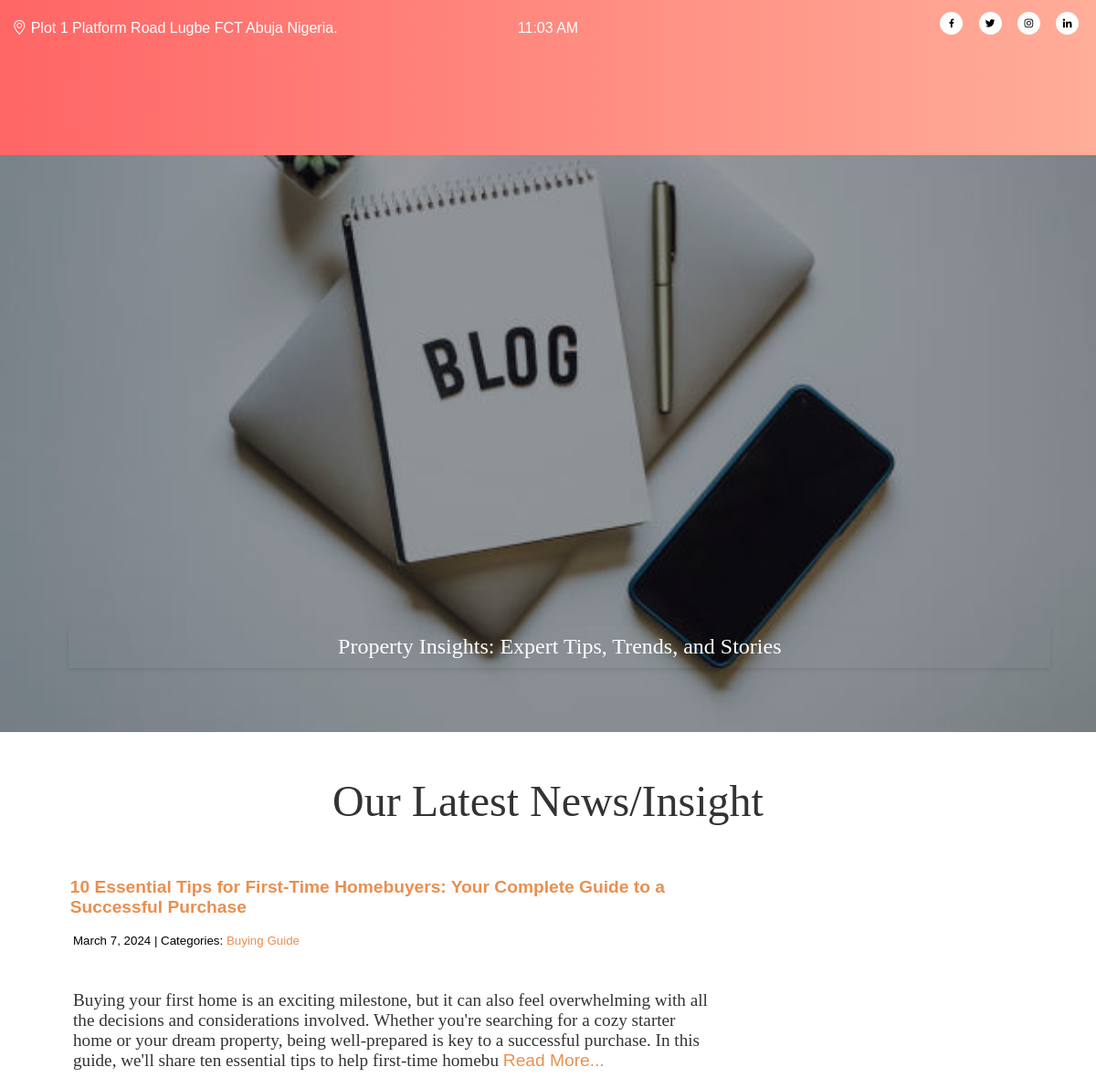
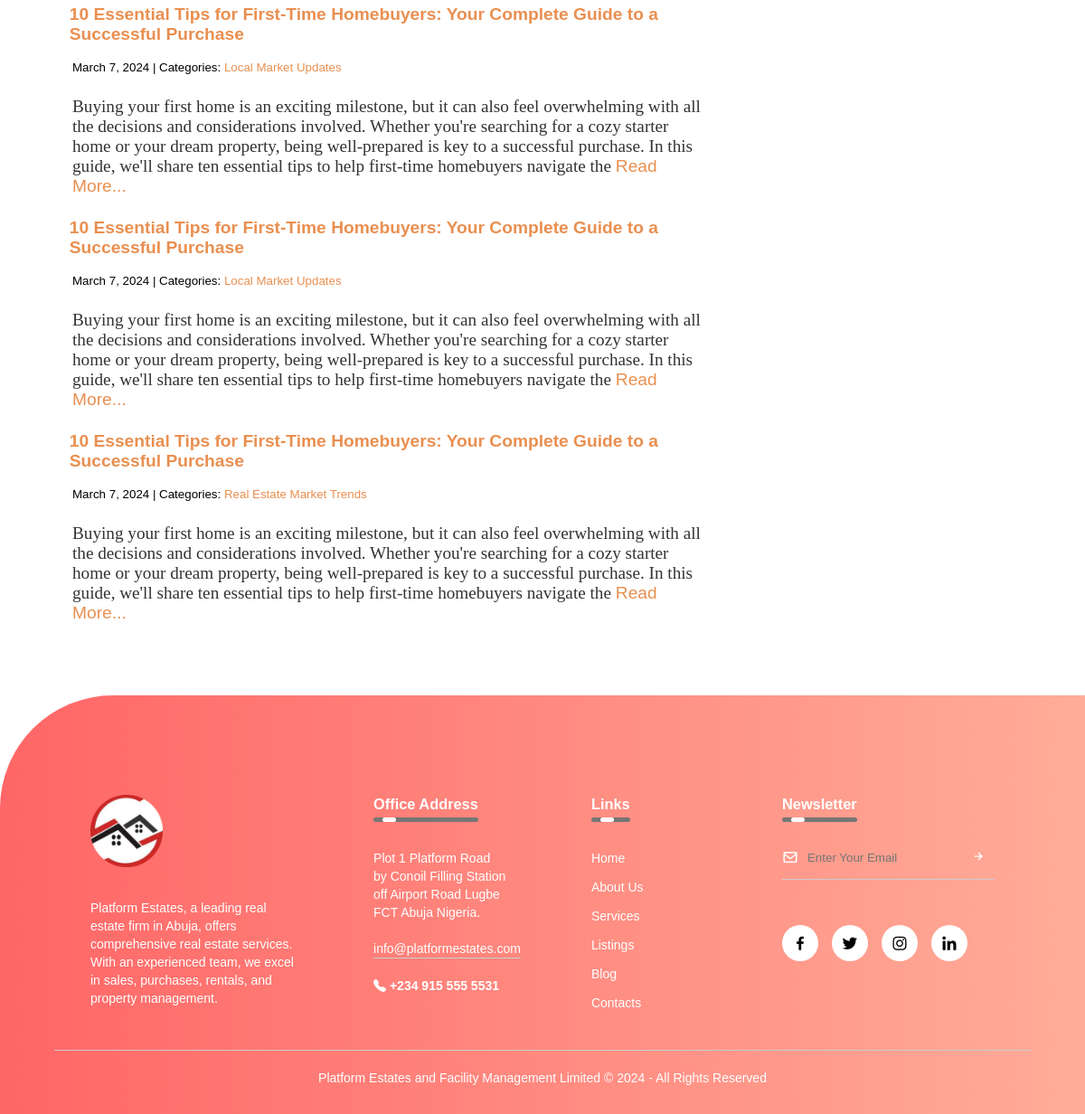
Screenshot of /blog/ with the database file from the repository (2 pictures, top to bottom).
### estates/models.py (models this page shows, shortened)
class Post(models.Model):
    title = models.CharField(max_length = 300)
    body = models.TextField()
    image = models.ImageField(upload_to = 'media/', null = True, blank = True)
    image_1 = models.ImageField(upload_to='media/', null = True, blank = True)
    date_created = models.DateTimeField(auto_now_add = True)
    categories = models.ManyToManyField('Category', related_name = 'posts')

class Category(models.Model):
    name = models.CharField(max_length = 50)
    class Meta:
        verbose_name_plural = 'Categories'

### estates/views.py (the view)
# urls.py: path('blog/', views.blog_list, name = 'blog'),
def blog_list(request):
    current_datetime = datetime.now()
    posts = Post.objects.all().order_by('-date_created')
    newsletter = NewsletterForm()
    context = {
                'posts': posts,
                'title': 'Property Insights: Expert Tips, Trends, and Stories',
                'date': current_datetime,
                'newsletter': newsletter,
            }
    return render(request, 'pages/blog.html', context)

### estates/forms.py
class NewsletterForm(forms.ModelForm):
    class Meta:
        model = Newsletter
        fields = ['email']

### estates/templates/pages/blog.html (shortened to what this page needs)
{% load static %}
<!DOCTYPE html>
<html>
    <head>
        <link rel = 'stylesheet' href='https://unpkg.com/boxicons@2.1.4/css/boxicons.min.css'>
        <link rel = 'stylesheet' href='https://cdn.jsdelivr.net/npm/bootstrap-icons@1.11.3/font/bootstrap-icons.min.css'>
        <link rel = 'stylesheet' href ='{% static 'head_foot.css' %}'>
        <link rel = 'stylesheet' href  ='{% static 'blog.css' %}'>
    </head>
    <body>
        <div class = 'container'>
            <div class = 'pre_head'>
                <p> <span class = 'address'> <i class="bi bi-geo-alt"></i> Plot 1 Platform Road Lugbe FCT Abuja Nigeria.</span>
                    <span class = 'date'> {{ date|date:'H:i A' }} </span>
                    <span class = 'profile_links'>
                    <a href = 'https://www.facebook.com/profile.php?id=100089944118473'><i class='bx bxl-facebook'></i></a>
		            <a href = 'https://twitter.com/Platformestate3'><i class='bx bxl-twitter'></i></a>
		            <a href = 'https://www.instagram.com/platformestate/'><i class='bx bxl-instagram'></i></a>
		            <a href = 'https://ng.linkedin.com/in/platform-estates-bb3751263'><i class='bx bxl-linkedin'></i></a>
                    </span>
                </p>
            </div>
    <header>
	    <div class="logo">
            <a href='/'><img src="{% static 'platform_logo (2).png' %}" alt="Platform Logo" class = 'logo'></a>
        </div>
	    <nav>
		    <ul>
			    <li><a href = '/' class = 'active'> Home </a></li>
			    <li><a href = '{% url 'about_us' %}'> About Us </a></li>
			    <li><a href = '{% url 'services' %}'> Services </a></li>
			    <li><a href = '{% url 'listings' %}'> Listings </a></li>
			    <li><a href = '{% url 'blog' %}'> Blog </a></li>
			    <li><a href = '{% url 'contact' %}'> Contacts </a></li>
		    </ul>
	    </nav>
        <div class = 'quote'><p> Property Insights: Expert Tips, Trends, and Stories </p></div>
    </header>
        <h2> Our Latest News/Insight </h2>
        <div class = 'blog'>
            {% block posts %}
                {% for post in posts %}
                <div class = ''>
                    <h3><a href = '{% url 'blog_detail' post.pk %}'>{{ post.title }}</a></h3>
                    <div class = 'small'><small>
                        {{ post.date_created.date }} | Categories:
                        {% for category in post.categories.all %}
                            <a href = '{% url 'blog_category' category.name %}'> {{ category.name }}</a>
                        {% endfor %}
                    </small></div>
                    <div class = 'blog_content'>
                        <p> {{ post.body | slice:'350' | safe }} <a href = '{% url 'blog_detail' post.pk %}'> Read More... </a></p>
                    </div>
                </div>
                {% endfor%}
            {% endblock posts%}
        </div>
    <footer>
        <div class = 'row'>
            <div class = 'col'>
                <img src = '{% static 'platform_logo.PNG' %}' alt = 'Logo' class = 'logo'>
                <p> Platform Estates, a leading real estate firm in Abuja, offers comprehensive real estate services. With an experienced team, we excel in sales, purchases, rentals, and property management.</p>
            </div>
            <div class = 'col'>
                <h3> Office Address <div class = 'underline'><span></span></div></h3>
                <p> Plot 1 Platform Road </p>
                <p> by Conoil Filling Station off Airport Road Lugbe  </p>
                <p> FCT Abuja Nigeria. </p>
                <p class = 'email_id'> info@platformestates.com </p>
                <h4><i class = "bi bi-telephone-fill"></i> +234 915 555 5531 </h4>
            </div>
            <div class = 'col'>
                <h3> Links <div class = 'underline'><span></span></div></h3>
                <ul>
                   <li><a href = '/'> Home </a></li>
                   <li><a href = '{% url 'about_us' %}'> About Us </a></li>
                   <li><a href = '{% url 'services' %}'> Services </a></li>
                   <li><a href = '{% url 'listings' %}'> Listings </a></li>
                   <li><a href = '{% url 'blog' %}'> Blog </a></li>
                   <li><a href = '{% url 'contact' %}'> Contacts </a></li>
                </ul>
            </div>
            <div class = 'col'>
                <h3> Newsletter <div class = 'underline'><span></span></div></h3>
                <form action="" method="post">
                    <i class='bx bx-envelope'></i>
                    <input type='email' name='email' maxlength='254' required id='id_email' placeholder = 'Enter Your Email'>
                    <button type = 'submit'> <i class='bx bx-right-arrow-alt'></i> </button>
                </form>
                <div class = 'social_icons'>
                    <a href = 'https://www.facebook.com/profile.php?id=100089944118473'><i class='bx bxl-facebook'></i></a>
                    <a href = 'https://twitter.com/Platformestate3'><i class='bx bxl-twitter'></i></a>
                    <a href = 'https://www.instagram.com/platformestate/'><i class='bx bxl-instagram'></i></a>
                    <a href = 'https://ng.linkedin.com/in/platform-estates-bb3751263'><i class='bx bxl-linkedin'></i></a>
                 </div>
            </div>
        </div>
        <hr/>
            <p class = 'copyright'> Platform Estates and Facility Management Limited &copy; {{ date|date:'Y' }} - All Rights Reserved </p>
    </footer>
    </body>
</html>

### estates/static/head_foot.css (style rules this page uses)
* { margin: 0; padding: 0; box-sizing: border-box; font-family: 'poppins', sans-serif; }
.pre_head { position: absolute; top: 0; left: 0; height: 7%; width: 100%; z-index: 2; background: linear-gradient(to right,#ff6666, #ffad99); color: #fff; font-size: 1em; font-family: 'Montserrat', sans-serif; }
.pre_head p { padding-top: 1.1%; text-align: center; position: relative; }
.pre_head .address { position: absolute; left: 0; padding-left: 0.5%; padding-top: 0.7%; transform: translateX(2%) }
.pre_head .date { display: inline-block; padding-top: 0.7%; }
.pre_head .profile_links { position: absolute; right: 0; padding-right: 0.5%; }
.profile_links i { width: 25px; height: 25px; border-radius: 50%; text-align: center; line-height: 25px; font-size: .8em; color: #000; background: #fff; margin-right: 1em; cursor: pointer; }
header { height: 100vh; position: relative; width: 100%; }
header::before { content: ''; position: absolute; top: 0; left: 0; width: 100%; height: 100vh; background-color: rgba(0, 0, 0, 0.4); }
header .logo { width: 40%; max-width: 50%; position: absolute; top: 2.8em; left: 2%; height: auto; cursor: pointer; }
nav { background: transparent; width: 100%; position: absolute; top: 12%; }
nav ul li { display: inline-block; line-height: 5em; margin: 0 0.3em; }
nav ul { float: right; margin-right: 3.3em; }
nav ul li a { color: #fff; text-decoration: none; font-weight: bold; font-size: 1.25em; padding: 0.6em 1em; border: 3px solid transparent; transition: .2s; cursor: pointer; }
nav ul li a:hover, nav ul li a.active { border-bottom-color: #FFAD99; }
header .quote { position: absolute; bottom: 4.4em; right: 3.1em; padding: 0.6em; background: transparent; box-shadow: 0 0.125em 0.25em rgba(0, 0, 0, 0.1); color: #fff; text-align: center; }
header .quote p { font-size: 2vw; font-family: 'Tangerine', serif; width: 44em; }
footer { width: 100%; position: static; bottom: 0; background: linear-gradient(to right,#ff6666, #ffad99); color: #fff; padding: 100px 0 30px; border-top-left-radius: 125px; font-size: 14px; line-height: 20px; margin-top: 1.5em; }
footer .row { width: 85%; margin: auto; display: flex; flex-wrap: wrap; align-items: flex-start; justify-content: space-between; }
footer .logo { width: 80px; margin-bottom: 30px; }
footer .col { flex-basis: 25%; padding: 10px; }
footer .col:nth-child(2), footer .col:nth-child(3) { flex-basis: 15%; }
.col h3 { width: fit-content; margin-bottom: 40px; position: relative; }
.col .email_id { width: fit-content; border-bottom: 1px solid #ccc; margin: 20px 0; }
footer ul li { list-style: none; margin-bottom: 12px; }
footer ul a { text-decoration: none; color: #fff; cursor: pointer; }
footer form { padding-bottom: 15px; display: flex; align-items: center; justify-content: space-between; border-bottom: 1px solid #ccc; margin-bottom: 50px; }
footer form i { font-size: 18px; margin-right: 10px; }
footer form input { width: 100%; background: transparent; color: #ccc; border: 0; outline: none; }
footer form button { background: transparent; border: 0; outline: none; cursor: pointer; }
footer form button .bx-right-arrow-alt { font-size: 16px; color: #fff; }
footer .social_icons { display: flex; }
footer .social_icons i { width: 40px; height: 40px; border-radius: 50%; text-align: center; line-height: 40px; font-size: 20px; color: #000; background: #fff; margin-right: 15px; cursor: pointer; }
footer hr { width: 90%; border: 0; border-bottom: 1px solid #ccc; margin: 20px auto; }
footer .copyright { text-align: center; }
footer .underline { width: 100%; height: 5px; background: #767676; border-radius: 3px; position: absolute; top: 25px; left: 0; overflow: hidden; }
footer .underline span { width: 15px; height: 100%; background: #fff; border-radius: 3px; position: absolute; top: 0; left: 10px; animation: moving 2s linear infinite; }

### rows the page displays
Post: title "10 Essential Tips for First-Time Homebuyers: Your Complete Guide to a Successful Purchase", date_created "March 7, 2024", body "Buying your first home is an exciting milestone, but it can also feel overwhelming with all the decisions and considerations involved. Whether you're searching for a cozy starter home or your dream property, being well-prepared is key to a successful purchase. In this guide, we'll share ten essential tips to help first-time homebu"
Category: name "Buying Guide"
Post: title "10 Essential Tips for First-Time Homebuyers: Your Complete Guide to a Successful Purchase", date_created "March 7, 2024", body "Buying your first home is an exciting milestone, but it can also feel overwhelming with all the decisions and considerations involved. Whether you're searching for a cozy starter home or your dream property, being well-prepared is key to a successful purchase. In this guide, we'll share ten essential tips to help first-time homebuyers navigate the"
Category: name "Local Market Updates"
Post: title "10 Essential Tips for First-Time Homebuyers: Your Complete Guide to a Successful Purchase", date_created "March 7, 2024", body "Buying your first home is an exciting milestone, but it can also feel overwhelming with all the decisions and considerations involved. Whether you're searching for a cozy starter home or your dream property, being well-prepared is key to a successful purchase. In this guide, we'll share ten essential tips to help first-time homebuyers navigate the"
Post: title "10 Essential Tips for First-Time Homebuyers: Your Complete Guide to a Successful Purchase", date_created "March 7, 2024", body "Buying your first home is an exciting milestone, but it can also feel overwhelming with all the decisions and considerations involved. Whether you're searching for a cozy starter home or your dream property, being well-prepared is key to a successful purchase. In this guide, we'll share ten essential tips to help first-time homebuyers navigate the"
Category: name "Real Estate"
Category: name "Market Trends"

### other values shown
{{ date|date:'H:i A' }} "11:03 AM"
{{ date|date:'Y' }} "2024"
